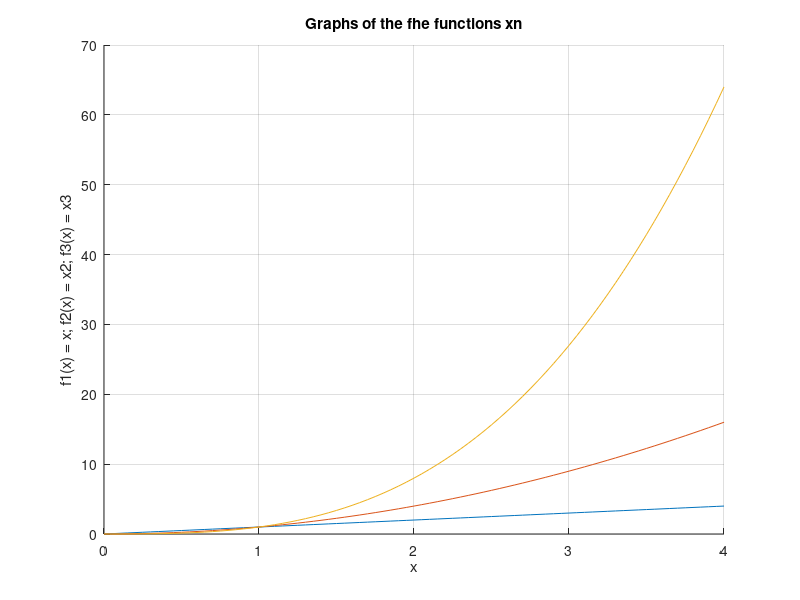
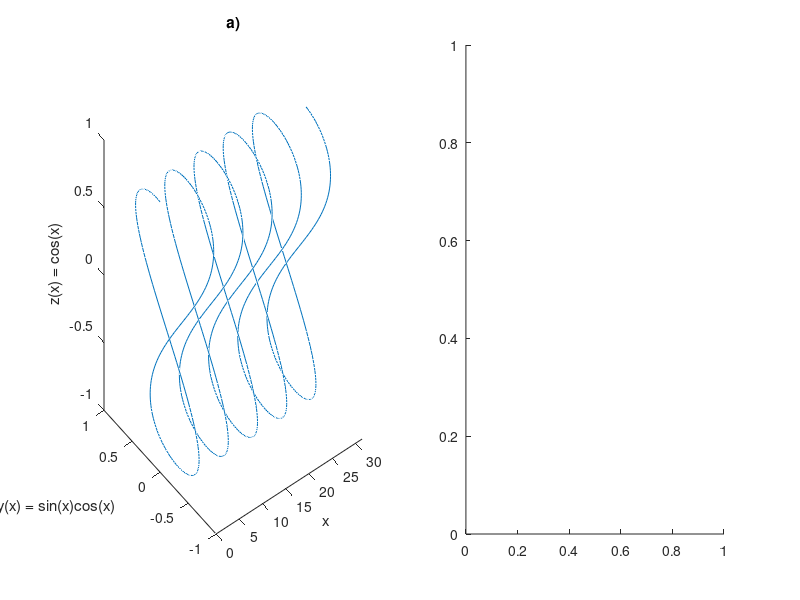

The MATLAB source for these figures, in order: (Note: this script raises an error after producing the figures.)
%% VAR-9 Gleb Sablin EDIfu25/2 09-21
clc; clear; close all;

% Mandatory 
x = linspace(0, 4, 81);
f1 = x;
f2 = x.^2;
f3 = x.^3;
figure; hold on; grid on;
plot(x, f1, x, f2, x, f3);
xlabel("x");
ylabel("f1(x) = x; f2(x) = x2; f3(x) = x3");
title("Graphs of the fhe functions xn")
hold off;

x_3d = (0:pi/100:10*pi);
y_3d = sin(x_3d).*cos(x_3d);
z_3d = cos(x_3d);
figure; hold on;
subplot(1, 2, 1);
plot3(x_3d, y_3d, z_3d);
xlabel('x');
ylabel('y(x) = sin(x)cos(x)');
zlabel('z(x) = cos(x)');
title('3D plot of y(x) and z(x)');
xlim([0 10*pi]);
ylim([-1 1]);
zlim([-1 1]);
title("a)");
subplot(1, 2, 2);
polarplot(x_3d, y_3d);
rlim([0 0.5]);
title("b)");



%% Complementary

clc; clear; close all;


A=6; f=4; o=1.2; U1=3.5; U2=2.5;
t = 0:0.001:1.5;
n = o * randn(size(t));
s = A*sin(2*pi*f*t) + 0.5*A*cos(4*pi*f*t);
sn = s + n;
above = sn(sn>U1);
sf = sn;
sf(abs(sf)<U2) = 0;

purpleColor = [0.5 0 0.5];   
mask_above = sn > U1;
t_above = t(mask_above);      

sn_max = max(sn);
sn_min = min(sn);
idx_max = find(sn == sn_max);   
idx_min = find(sn == sn_min);  

figure;

subplot(1, 2, 1);
plot(t, sn, '--', 'LineWidth', 1.5); hold on;
plot(t, sf, ':',  'LineWidth', 1.5);
yline(U1, 'Color', purpleColor, 'LineStyle', '-',  'LineWidth', 2);
yline(U2, 'Color', 'w',         'LineStyle', '-', 'LineWidth', 2);
hold off;
grid on;
xlim([t(1) t(end)]);
ylim([min([sn, sf, -U1, -U2]) - 1, max([sn, sf, U1, U2]) + 1]);
xlabel('Time, s');
ylabel('Voltage, V');
title('Original and Filtered Signal with Thresholds', ...
      'Color', purpleColor, 'FontSize', 16);
legend('Original signal s_n', 'Filtered signal s_f', ...
       'Threshold U_1', 'Threshold U_2', 'Location', 'best');


subplot(1, 2, 2);
stem(t_above, above, 'LineWidth', 1.5); hold on;
plot(t(idx_max), sn(idx_max), 'c*', 'MarkerSize', 8, 'LineWidth', 1.5);
plot(t(idx_min), sn(idx_min), 'mo', 'MarkerSize', 8, ...
     'MarkerFaceColor', 'm', 'LineWidth', 1.5);
hold off; grid on;
xlim([t(1) t(end)]);
ylim([sn_min - 1, sn_max + 1]);
xlabel('Time, s');
ylabel('Voltage, V');
title('Signal Values Above U_1 with Max/Min Markers', ...
      'Color', purpleColor, 'FontSize', 16);
legend('Values > U_1', 'Maximum voltage', 'Minimum voltage', ...
       'Location', 'best');
